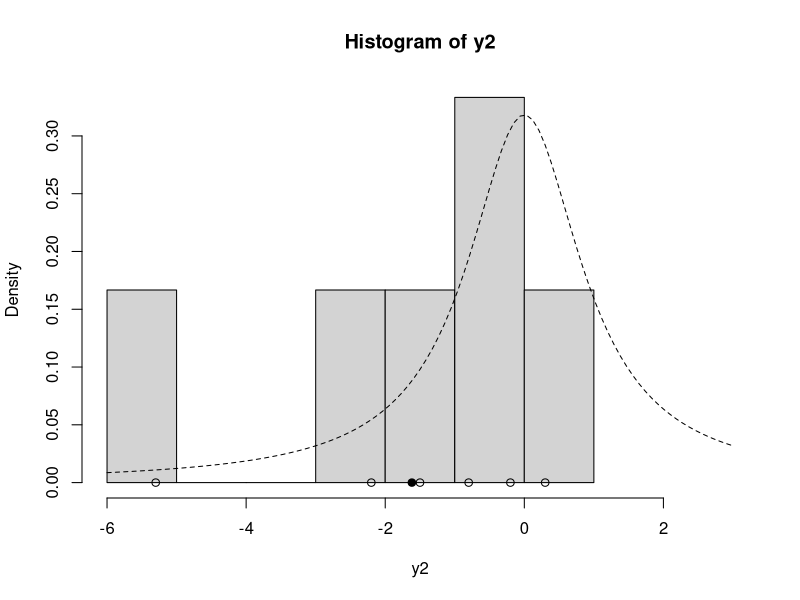
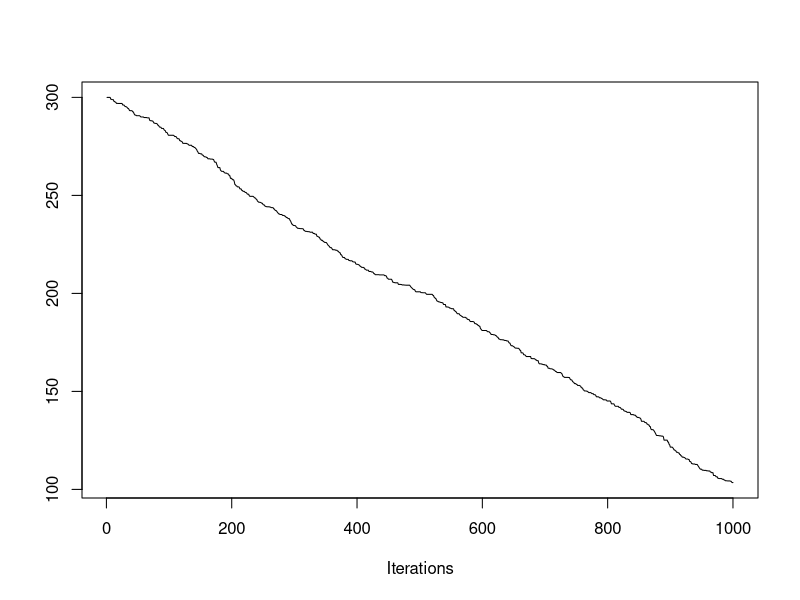
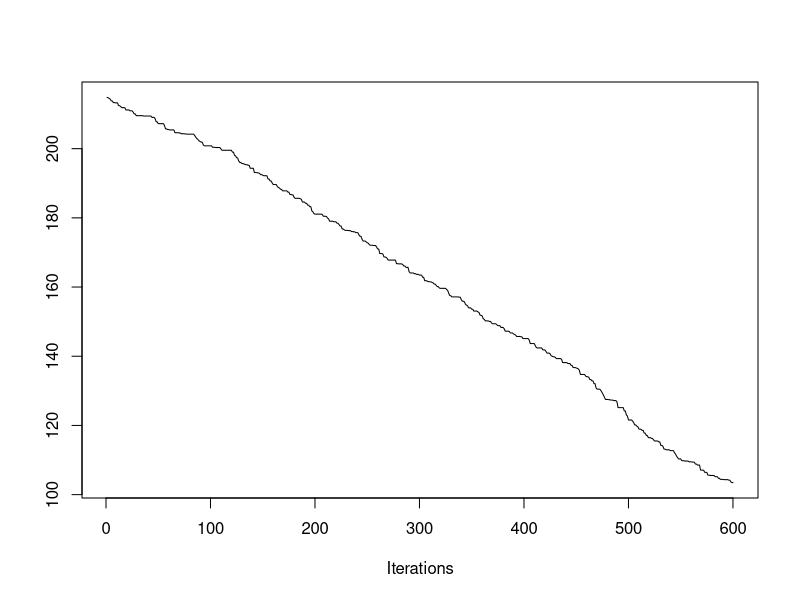
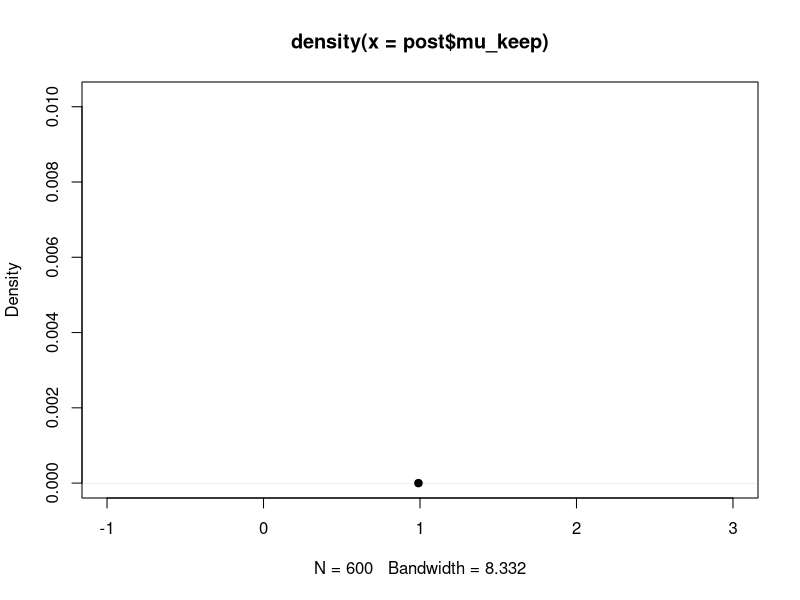

The R script that drew these images, in order: (Note: this script raises an error after producing the figures.)
lg = function(mu, n ,ybar){
  mu2 = mu^2
  n * (ybar * mu - mu2 / 2) - log(1 + mu2)
}

mh = function(n, ybar, n_iter, mu_init, cand_sd){
  mu_out = numeric(n_iter)
  accpt = 0
  mu_now = mu_init
  lg_now = lg(mu = mu_now, n = n, ybar = ybar)
  
  for (i in 1:n_iter){
    mu_cand = rnorm(1, mean = mu_now, sd = cand_sd)
    
    lg_cand = lg(mu = mu_cand, n = n, ybar = ybar)
    lalpha = lg_cand - lg_now
    alpha = exp(lalpha)
    
    u = runif(1)
    if (u < alpha){
      mu_now = mu_cand
      accpt = accpt + 1
      lg_now = lg_cand
    }
    
    mu_out[i] = mu_now
  }
  list(mu = mu_out, accpt = accpt/n_iter)
}

y = c(1.2, 1.4, -0.5, 0.3, 0.9, 2.3, 1.0, 0.1, 1.3, 1.9)
y2 = c(-0.2, -1.5, -5.3, 0.3, -0.8, -2.2)

ybar = mean(y)
n = length(y)

ybar2 = mean(y2)
n2 = length(y2)

hist(y2, freq = FALSE, xlim = c(-6, 3))
points(y2, rep(0,n2))
points(ybar2,0, pch = 19)
curve(dt(x, df = 1), lty = 2, add = T) # t distribution with d.f 1 --> plot with dashed linetype.


### posterior sampling
set.seed(43)
post = mh(n = n2, ybar = ybar2, n_iter = 1e3, mu_init = 300, cand_sd = 0.5)
str(post)
install.packages("coda")
library("coda")

traceplot(as.mcmc(post$mu))
post$mu_keep = post$mu[-c(1:400)]
mean(post$mu_keep)

traceplot(as.mcmc(post$mu_keep))
plot(density(post$mu_keep), xlim = c(-1,3))
curve(dt(x, df = 1), lty=2, add = T)
points(ybar, 0.0, pch=19)

sd(post$mu_keep)


###Quiz4 Q8.

#draw candidate
theta_cand = rnorm(1, 0, 10)
#evaluate log of g with the candidate
lg_cand = lg(theta = theta_cand)
#evaluate 

